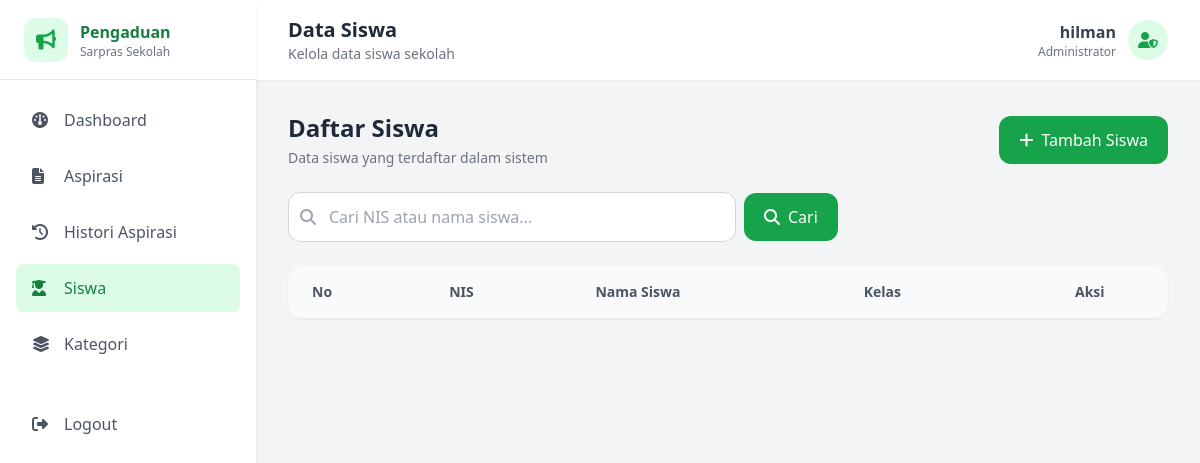
/Views/Admin/daftar_siswa.php?halaman=2 (signed in), run on an earlier commit of the app's database.
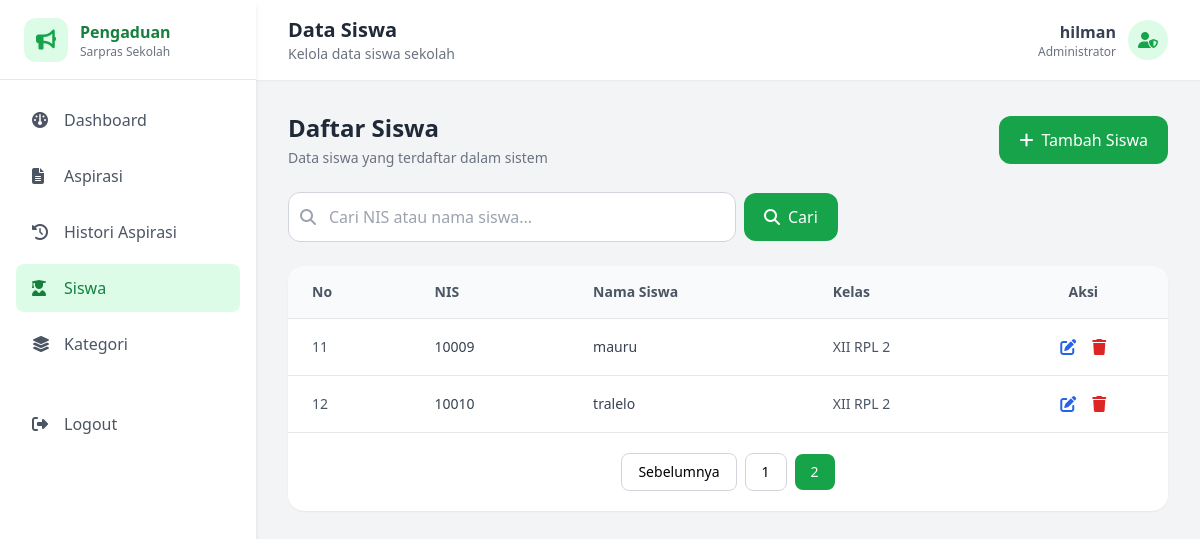
And on a later commit of the database.
### tables this page shows
CREATE TABLE `tb_siswa` (
  `id_siswa` int NOT NULL,
  `nis` varchar(10) NOT NULL,
  `nama_siswa` varchar(35) NOT NULL,
  `kelas` varchar(10) NOT NULL,
  `password` varchar(255) NOT NULL
);

### Controllers/c_siswa.php (called while the page is built, shortened)
<?php
require_once __DIR__ . '/../Models/m_siswa.php';
$siswa = new m_siswa();
try {
    if (!empty($_GET['aksi'])) {
        if ($_GET['aksi'] != "hapus") {
            if ($_GET['aksi'] == "edit") {
                $id_siswa = $_GET['id_siswa'];
                $siswas = $siswa->tampil_by_id($id_siswa);
                include_once __DIR__ . '/../Views/Admin/form_edit_siswa.php';
            } else {
                $nis = $_POST['nis'];
                $nama_siswa = $_POST['nama_siswa'];
                $kelas = $_POST['kelas'];
                $password = $_POST['password'];
                if (!preg_match('/^[0-9]{10}$/', $nis)) {
                    echo "<script>
                            alert('NIS harus berupa angka dan terdiri dari 10 digit.');
                            window.history.back();
                        </script>";
                    exit;
                }
                if (!preg_match('/^[A-Za-z\s]+$/', $nama_siswa)) {
                    echo "<script>
                            alert('Nama siswa hanya boleh berisi huruf dan spasi.');
                            window.history.back();
                        </script>";
                    exit;
                }
                if ($_GET['aksi'] == "tambah") {
                    $cek_nis = $siswa->tampil_by_nis($nis);
                    if ($cek_nis) {
                        echo "<script>
                                alert('NIS sudah terdaftar. Data siswa tidak dapat ditambahkan.');
                                window.history.back();
                            </script>";
                        exit;
                    }
                    $query = $siswa->tambah_siswa(
                        $nis,
                        $nama_siswa,
                        $kelas,
                        $password
                    );
                    if ($query) {
                        echo "<script>
                                alert('Data berhasil ditambahkan');
                                window.location='../Views/Admin/daftar_siswa.php';
                              </script>";
                    } else {
                        echo "<script>
                                alert('Data gagal ditambahkan');
                                window.location='../Views/Admin/form_tambah_siswa.php';
                              </script>";
                    }
                } elseif ($_GET['aksi'] == "update") {
                    $id_siswa = $_POST['id_siswa'];
                    $cek_nis = $siswa->tampil_by_nis($nis);
                    if ($cek_nis && $cek_nis->id_siswa != $id_siswa) {
                        echo "<script>
                                alert('NIS sudah digunakan oleh siswa lain. Data tidak dapat diubah.');
                                window.history.back();
                            </script>";
                        exit;
                    }
                    $hasil = $siswa->edit_siswa(
                        $id_siswa,
                        $nis,
                        $nama_siswa,
                        $kelas,
                        $password
                    );
                    if ($hasil) {
                        echo "<script>
                                alert('Data berhasil diubah');
                                window.location='/Projek_Sapras_hilman/Views/Admin/daftar_siswa.php';
                              </script>";
                    } else {
                        echo "<script>
                                alert('Data gagal diubah');
                                window.location='/Projek_Sapras_hilman/Views/Admin/daftar_siswa.php';
                              </script>";
                    }
                }
            }
        } else {
            $cek = $siswa->cek_aspirasi($_GET['id_siswa']);
            if ($cek->total > 0) {
                echo "<script>
                        alert('Data siswa tidak dapat dihapus karena masih memiliki aspirasi/laporan.');
                        window.location='../Views/Admin/daftar_siswa.php';
                      </script>";
            } else {
                $result = $siswa->hapus_siswa($_GET['id_siswa']);
                if ($result) {
                    echo "<script>
                            alert('Data berhasil dihapus');
                            window.location='../Views/Admin/daftar_siswa.php';
                          </script>";
                } else {
                    echo "<script>
                            alert('Data gagal dihapus');
                            window.location='../Views/Admin/daftar_siswa.php';
                          </script>";
                }
            }
        }
    } else {
        $keyword = isset($_GET['search']) ? trim($_GET['search']) : '';
        $limit = 10;
        $halaman = isset($_GET['halaman']) ? (int)$_GET['halaman'] : 1;
        $offset = ($halaman - 1) * $limit;
        if ($keyword != '') {
            $siswas = $siswa->cari_siswa($keyword, $limit, $offset);
            $total_data = $siswa->jumlah_cari_siswa($keyword);
        }
        else {
            $siswas = $siswa->tampil_siswa($limit, $offset);
            $total_data = $siswa->jumlah_siswa();
        }
        $total_halaman = ceil($total_data / $limit);
        include_once __DIR__ . '/../Views/Admin/daftar_siswa.php';
    }
} catch (Exception $e) {
    echo $e->getMessage();
}

### Models/M_koneksi.php (called while the page is built, shortened)
<?php
class m_koneksi{
   private $host = "localhost",
           $username = "root",
           $pass = "",
           $db = "pengaduan_sarpras_sekolah";
    function __construct()
    {
        $this->koneksi = mysqli_connect(
            $this->host,
            $this->username,
            $this->pass,
            $this->db
        );
        if ($this->koneksi) {
            return $this->koneksi;
        } else(
            die("koneksi ke database gagal:" . mysqli_connect_error())
        );
    }
}
?>

### Models/m_siswa.php (called while the page is built, shortened)
<?php
require_once __DIR__ . '/m_koneksi.php';
class m_siswa
{
    public function tampil_siswa($limit = null, $offset = null)
    {
        $koneksi = new m_koneksi();
        if ($limit !== null && $offset !== null) {
            $sql = "SELECT * FROM tb_siswa
                ORDER BY id_siswa ASC
                LIMIT $limit OFFSET $offset";
        } else {
            $sql = "SELECT * FROM tb_siswa
                ORDER BY id_siswa ASC";
        }
        $query = mysqli_query($koneksi->koneksi, $sql);
        $result = [];
        if ($query->num_rows > 0) {
            while ($data = mysqli_fetch_object($query)) {
                $result[] = $data;
            }
        }
        return $result;
    }
    public function jumlah_siswa()
    {
        $koneksi = new m_koneksi();
        $sql = "SELECT COUNT(*) AS total FROM tb_siswa";
        $query = mysqli_query($koneksi->koneksi, $sql);
        $data = mysqli_fetch_object($query);
        return $data->total;
    }
}

### Views/Admin/daftar_siswa.php (the view, shortened to what the changed rows need)
<?php
if (!isset($siswas)) {
    require_once __DIR__ . '/../../Controllers/c_siswa.php';
}
?>
<!DOCTYPE html>
<html lang="id">
<head>
    <script src="https://cdn.tailwindcss.com"></script>
    <link rel="stylesheet"
        href="https://cdnjs.cloudflare.com/ajax/libs/font-awesome/6.5.2/css/all.min.css">
</head>
<body class="bg-gray-100">
    <aside class="fixed left-0 top-0 h-screen w-64 bg-white shadow-md">
        <div class="h-20 flex items-center px-6 border-b">
            <div>
                <h1 class="font-bold text-green-700">
                    Pengaduan
                </h1>
            </div>
        </div>
    </aside>
    <main class="ml-64 min-h-screen">
        <header class="bg-white h-20 shadow-sm
                       flex items-center justify-between px-8">
            <div>
                <h2 class="text-xl font-semibold text-gray-800">
                    Data Siswa
                </h2>
            </div>
        </header>
        <div class="p-8">
            <div class="flex items-center justify-between mb-6">
                <div>
                    <h1 class="text-2xl font-bold text-gray-800">
                        Daftar Siswa
                    </h1>
                </div>
            </div>
            <div class="bg-white rounded-2xl shadow-sm overflow-hidden">
                <div class="overflow-x-auto">
                    <table class="w-full">
                        <thead class="bg-gray-50 border-b">
                            <tr>
                                <th class="px-6 py-4 text-left
                                           text-sm font-semibold text-gray-600">
                                    No
                                </th>
                                <th class="px-6 py-4 text-left
                                           text-sm font-semibold text-gray-600">
                                    NIS
                                </th>
                                <th class="px-6 py-4 text-left
                                           text-sm font-semibold text-gray-600">
                                    Nama Siswa
                                </th>
                                <th class="px-6 py-4 text-left
                                           text-sm font-semibold text-gray-600">
                                    Kelas
                                </th>
                                <th class="px-6 py-4 text-center
                                           text-sm font-semibold text-gray-600">
                                    Aksi
                                </th>
                            </tr>
                        </thead>
                        <tbody class="divide-y">
                            <?php
                            $no = isset($halaman) ? (($halaman - 1) * 10) + 1 : 1;
                            foreach ($siswas as $data) {
                            ?>
                                <tr class="hover:bg-gray-50">
                                    <td class="px-6 py-4 text-sm text-gray-600">
                                        <?= $no++; ?>
                                    </td>
                                    <td class="px-6 py-4 text-sm
                                               font-medium text-gray-700">
                                        <?= $data->nis; ?>
                                    </td>
                                    <td class="px-6 py-4 text-sm text-gray-700">
                                        <?= $data->nama_siswa; ?>
                                    </td>
                                    <td class="px-6 py-4 text-sm text-gray-600">
                                        <?= $data->kelas; ?>
                                    </td>
                                    <td class="px-6 py-4">
                                        <div class="flex items-center
                                                    justify-center gap-4">
                                            <a href="form_edit_siswa.php?aksi=edit&id_siswa=<?= $data->id_siswa; ?>"
                                                class="text-blue-600 hover:text-blue-800"
                                                title="Edit">
                                                <i class="fa-solid fa-pen-to-square"></i>
                                            </a>
                                            <a href="../../Controllers/c_siswa.php?aksi=hapus&id_siswa=<?= $data->id_siswa; ?>"
                                                onclick="return confirm('Yakin ingin menghapus data siswa ini?')"
                                                class="text-red-600 hover:text-red-800"
                                                title="Hapus">
                                                <i class="fa-solid fa-trash"></i>
                                            </a>
                                        </div>
                                    </td>
                                </tr>
                            <?php
                            }
                            ?>
                        </tbody>
                    </table>
                </div>
                <?php if (isset($total_halaman) && $total_halaman > 1): ?>
                    <div class="flex items-center justify-center gap-2 px-6 py-5 border-t border-gray-200">
                        <?php if ($halaman > 1): ?>
                            <a href="?halaman=<?= $halaman - 1; ?><?= !empty($_GET['search']) ? '&search=' . urlencode($_GET['search']) : ''; ?>"
                                class="px-4 py-2 text-sm border border-gray-300 rounded-lg hover:bg-gray-100">
                                Sebelumnya
                            </a>
                        <?php endif; ?>
                        <?php for ($i = 1; $i <= $total_halaman; $i++): ?>
                            <a href="?halaman=<?= $i; ?><?= !empty($_GET['search']) ? '&search=' . urlencode($_GET['search']) : ''; ?>"
                                class="px-4 py-2 text-sm rounded-lg
                                <?= $i == $halaman
                                    ? 'bg-green-600 text-white'
                                    : 'border border-gray-300 hover:bg-gray-100'; ?>">
                                <?= $i; ?>
                            </a>
                        <?php endfor; ?>
                    </div>
                <?php endif; ?>
            </div>
        </div>
    </main>
</body>
</html>

What changed in the data, as far as the page shows it:
added tb_siswa: nis "10009", nama_siswa "mauru", kelas "XII RPL 2"
added tb_siswa: nis "10010", nama_siswa "tralelo", kelas "XII RPL 2"
Also different on the page:
text now shown: "Sebelumnya"
new list line: "1"
new list line: "2"
